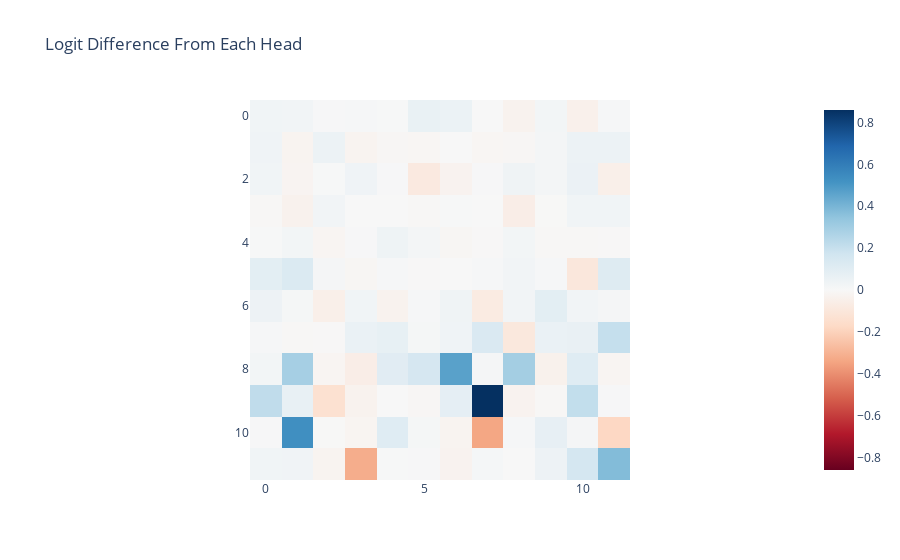

Write notebook code for a chart like this one.
### Markdown cell above
## Head Attribution

### Code cell
per_head_residual, labels = clean_cache.stack_head_results(layer=-1, pos_slice=-1, return_labels=True)
per_head_logit_diffs = residual_stack_to_logit_diff(per_head_residual, clean_cache)
per_head_logit_diffs = einops.rearrange(per_head_logit_diffs, "(layer head_index) -> layer head_index", layer=model.cfg.n_layers, head_index=model.cfg.n_heads)
imshow(per_head_logit_diffs, title="Logit Difference From Each Head")

### Figure 1 — Plotly figure (JSON) as saved in the notebook; plotly's stock layout.template omitted (floating-point values rounded to 4 significant figures; data arrays with more than 128 entries replaced by an {"elided": "..."} marker saying what was removed)
{"data": [{"coloraxis": "coloraxis", "hovertemplate": "x: %{x}<br>y: %{y}<br>color: %{z}<extra></extra>", "name": "0", "type": "heatmap", "xaxis": "x", "yaxis": "y", "z": {"elided": "12x12 float values"}}], "layout": {"coloraxis": {"cmid": 0, "colorscale": [[0, "rgb(103,0,31)"], [0.1, "rgb(178,24,43)"], [0.2, "rgb(214,96,77)"], [0.3, "rgb(244,165,130)"], [0.4, "rgb(253,219,199)"], [0.5, "rgb(247,247,247)"], [0.6, "rgb(209,229,240)"], [0.7, "rgb(146,197,222)"], [0.8, "rgb(67,147,195)"], [0.9, "rgb(33,102,172)"], [1, "rgb(5,48,97)"]]}, "title": {"text": "Logit Difference From Each Head"}, "xaxis": {"anchor": "y", "constrain": "domain", "domain": [0, 1], "scaleanchor": "y"}, "yaxis": {"anchor": "x", "autorange": "reversed", "constrain": "domain", "domain": [0, 1]}}}
